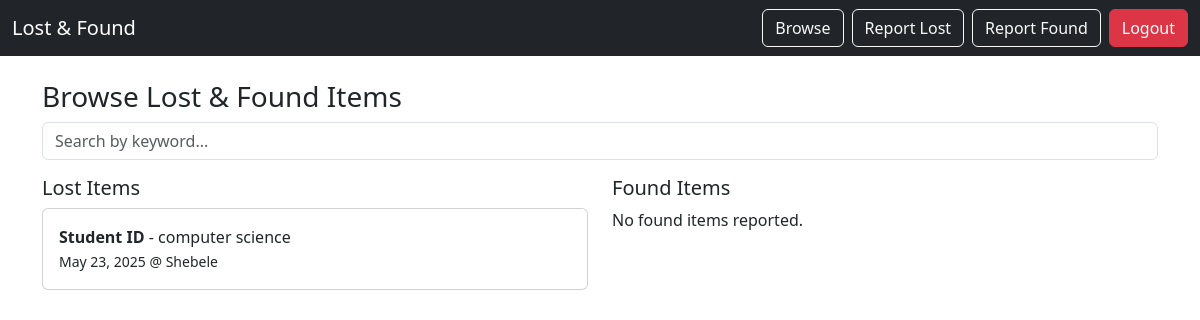
Before: /items/ (signed in) with the older database file.
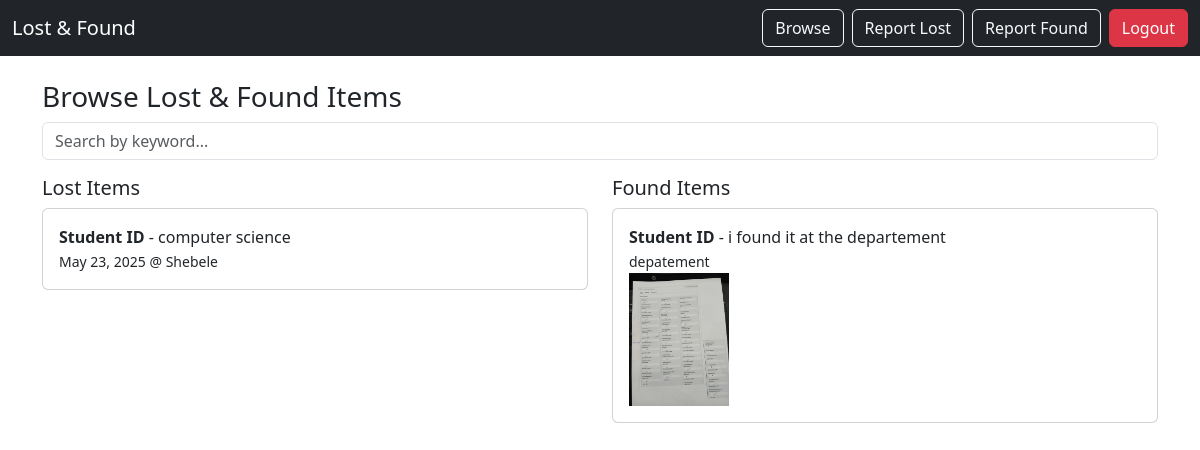
After: the same page with the newer database file.
### core/models.py (models this page shows)
class LostItem(models.Model):
    user = models.ForeignKey(User, on_delete=models.CASCADE)
    title = models.CharField(max_length=100)
    description = models.TextField()
    date_lost = models.DateField()
    location = models.CharField(max_length=100)
    contact_info = models.CharField(max_length=100)
    timestamp = models.DateTimeField(auto_now_add=True)

class FoundItem(models.Model):
    user = models.ForeignKey(User, on_delete=models.CASCADE)
    title = models.CharField(max_length=100)
    description = models.TextField()
    photo = models.ImageField(upload_to='found_photos/')
    location = models.CharField(max_length=100)
    timestamp = models.DateTimeField(auto_now_add=True)

### core/views.py (the view)
@login_required
def item_list(request):
    query = request.GET.get('q', '')
    lost_items = LostItem.objects.filter(Q(title__icontains=query) | Q(description__icontains=query))
    found_items = FoundItem.objects.filter(Q(title__icontains=query) | Q(description__icontains=query))
    return render(request, 'item_list.html', {
        'lost_items': lost_items,
        'found_items': found_items,
        'query': query,
    })

### core/templates/item_list.html
{% extends 'base.html' %}
{% block content %}
<h3>Browse Lost & Found Items</h3>
<form method="get" class="mb-3">
    <input type="text" name="q" class="form-control" placeholder="Search by keyword..." value="{{ query }}">
</form>
<div class="row">
    <div class="col-md-6">
        <h5>Lost Items</h5>
        {% for item in lost_items %}
            <div class="card mb-2">
                <div class="card-body">
                    <strong>{{ item.title }}</strong> - {{ item.description }}<br>
                    <small>{{ item.date_lost }} @ {{ item.location }}</small>
                </div>
            </div>
        {% empty %}
            <p>No lost items found.</p>
        {% endfor %}
    </div>
    <div class="col-md-6">
        <h5>Found Items</h5>
        {% for item in found_items %}
            <div class="card mb-2">
                <div class="card-body">
                    <strong>{{ item.title }}</strong> - {{ item.description }}<br>
                    <small>{{ item.location }}</small><br>
                    {% if item.photo %}
                        <img src="{{ item.photo.url }}" width="100">
                    {% endif %}
                </div>
            </div>
        {% empty %}
            <p>No found items reported.</p>
        {% endfor %}
    </div>
</div>
{% endblock %}

### core/templates/base.html (shortened to what this page needs)
<!DOCTYPE html>
<html lang="en">
<head>
    <link href="https://cdn.jsdelivr.net/npm/bootstrap@5.3.0/dist/css/bootstrap.min.css" rel="stylesheet">
</head>
<body>
<nav class="navbar navbar-expand-lg navbar-dark bg-dark mb-4">
    <div class="container-fluid">
        <a class="navbar-brand" href="/">Lost & Found</a>
        <div class="d-flex">
            {% if user.is_authenticated %}
                <a class="btn btn-outline-light me-2" href="{% url 'item_list' %}">Browse</a>
                <a class="btn btn-outline-light me-2" href="{% url 'report_lost' %}">Report Lost</a>
                <a class="btn btn-outline-light me-2" href="{% url 'report_found' %}">Report Found</a>
                <a class="btn btn-danger" href="{% url 'logout' %}">Logout</a>
            {% else %}
                <a class="btn btn-primary" href="{% url 'login' %}">Login</a>
            {% endif %}
        </div>
    </div>
</nav>
<div class="container">
    {% block content %}{% endblock %}
</div>
</body>
</html>

Changed rows visible on the page:
added FoundItem: title "Student ID", description "i found it at the departement", location "depatement", photo (picture)
Other visible differences:
text no longer shown: "No found items reported."
